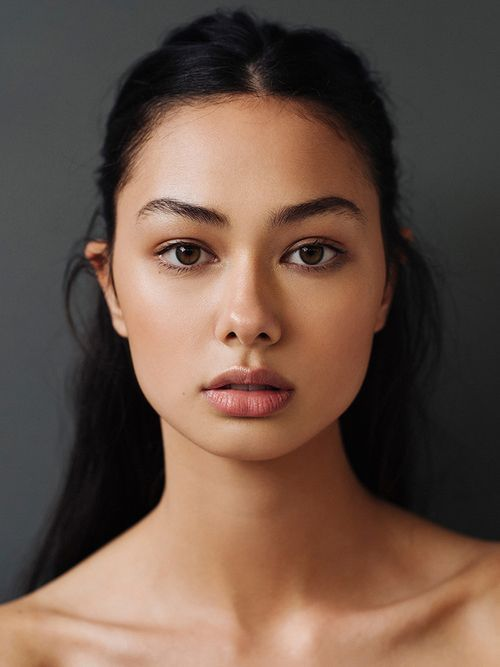
#> input picture sample-test/4.jpg, 500 x 667 px
$ python -i Utilities.py   (imports and definitions only)   (older library calls are emulated)
#> lines starting #> are read from the running program, lines starting #| are printed output that depends on the picture; after the words box and inside, x2 and y2 are one past the last pixel; in counts of white or black regions, pixels touching at a corner belong together
#> further down, picture is the input picture: shape (667, 500, 3); mean B, G, R 70.9, 83.3, 106
import numpy as np
import cv2
import math
import matplotlib.pyplot as plt
from PIL import Image
# multiple cascades:
# https://github.com/Itseez/opencv/tree/master/data/haarcascades

#https://github.com/Itseez/opencv/blob/master/data/haarcascades/haarcascade_frontalface_default.xml
face_cascade = cv2.CascadeClassifier('haarcascade_frontalface_default.xml')
#https://github.com/Itseez/opencv/blob/master/data/haarcascades/haarcascade_eye.xml
eye_cascade = cv2.CascadeClassifier('haarcascade_eye.xml')


def cv_display(img):
    cv2.imshow("img", img)
    cv2.waitKey(0)

def distance_from_cennter(x, y, centerX, centerY):

    return math.sqrt(math.pow(centerX-x,2)+math.pow(centerY-y,2))

# [26 lines left out: functions calculate_pixel_density, ReadVideo, not called in this run]

def extract_face_eye_pupil(img):
    #convert BGR image to gray scale image
    gray_image = cv2.cvtColor(img, cv2.COLOR_BGR2GRAY)
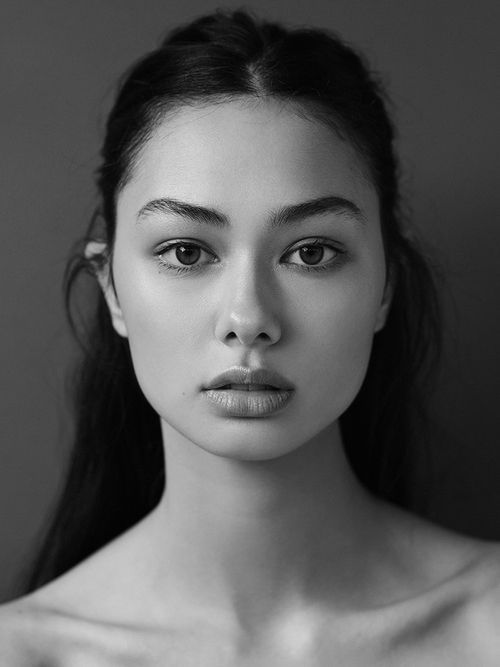
#> gray_image: shape (667, 500); min 0, max 232, mean 88.7

    #get faces location using haarcascade
    faces = face_cascade.detectMultiScale(gray_image, 1.3, 5)
#> faces = [[80, 110, 341, 341]]

    #region
    #print(len(faces))

    for (x,y,w,h) in faces:
        #draw a blue rectangle arround face
        #cv2.circle(img,(x,y), 20, (0, 0, 255), -1)
        #cv2.circle(img,(int(x+w/2),y), 20, (0, 0, 255), -1)
        #cv2.circle(img,(x,int(y+h/2)), 20, (0, 0, 255), -1)

        cv2.rectangle(img,(x,y),(x + w,y + h),(255,0,0),2)
        #---------------------------------------------------------------------
        #slicing (cropping) the face from whole image
        roi_gray = gray_image[y:y + h, x:x + w] #gray to process on
        roi_color = img[y:y + h, x:x + w]       #colored to drow on
        #---------------------------------------------------------------------
        #get eyes location
        eyes = eye_cascade.detectMultiScale(roi_gray)
        #print(len(eyes))
        #print (w, h)
        counter = 0
        face_center = x+(w/2),y+(h/2)
        for (ex,ey,ew,eh) in eyes:
            # [5 lines of commented-out code are left out]
            if(y + ey > int(y+h/2)):
                print("wrong eye detected")
                continue
            if(y+ey+int(eh/2)>int(y+h/2)):
                print("wrong eye detected")
                continue
            if(int(ew+eh)*2<150):
                print("wrong eye detected")
                continue


            #drawing rectangle arround eye
            cv2.rectangle(roi_color,(ex,ey),(ex + ew,ey + eh),(0,255,0),2)
            #slicing (cropping) the eye from face slice
            croped_colored_img = roi_color[ey:ey+eh, ex:ex+ew] #[y: y + h, x: x + w]
            croped_gray_img = roi_gray[ey:ey+eh, ex:ex+ew]
            #cv_display(croped_colored_img)


            #optional 2 algorithms to detect eye pupil , hint by contour algo. is more accurate and faster
            cv2.circle(croped_colored_img,  pupil_by_contour(croped_gray_img), 10, (0, 0, 255), -1)
#> this loop made 1 pass
#> (x, y, w, h, counter, face_center) on pass 1: (80, 110, 341, 341, 0, (250.5, 280.5))
#| wrong eye detected
#| wrong eye detected
#> pass 1, in pupil_by_contour, `gray = image`:
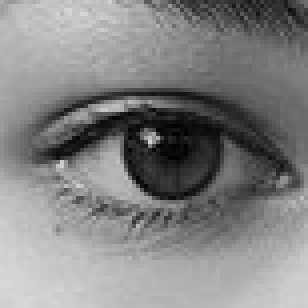
#> gray: shape (77, 77) (shown 4 times larger); min 0, max 218, mean 130.7
#> pass 1, in pupil_by_contour, `retval, thresholded = cv2.threshold(gray, 30, 255, cv2.THRESH_BINARY)`:
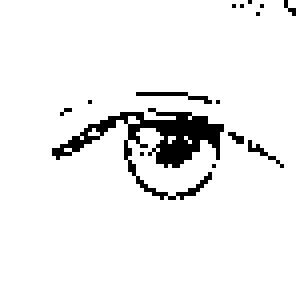
#> thresholded: shape (77, 77) (shown 4 times larger); 94.2% white; 15 black regions (13 under 20 px), largest, box (x1, y1, x2, y2) and area: (13, 27, 56, 50) 286, (34, 23, 53, 26) 20
#> after the loop:
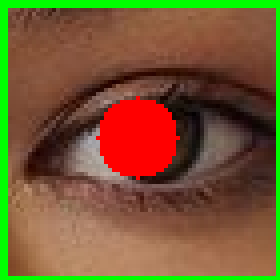
#> croped_colored_img: shape (70, 70, 3) (shown 4 times larger); mean B, G, R 51, 88.6, 118.7
#> after the loop:
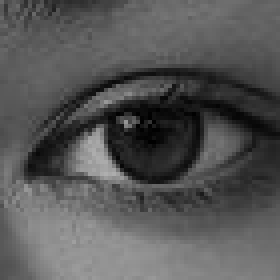
#> croped_gray_img: shape (70, 70) (shown 4 times larger); min 0, max 175, mean 86.1
#> after the loop:
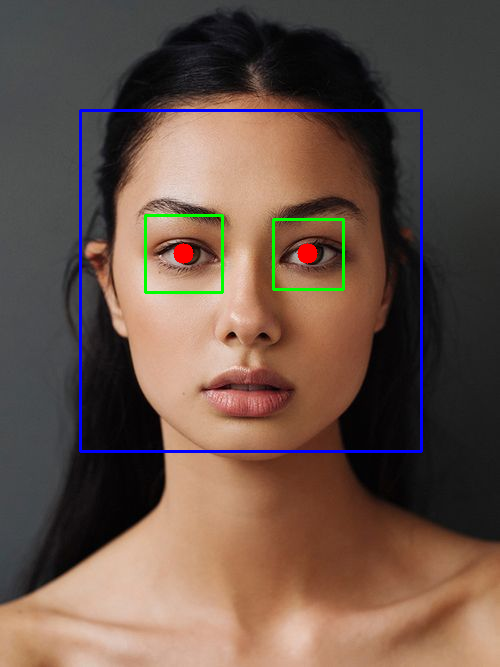
#> img: shape (667, 500, 3); 1.94% of pixels changed, all inside (x1, y1, x2, y2) = (79, 109, 423, 453)
#> after the loop:
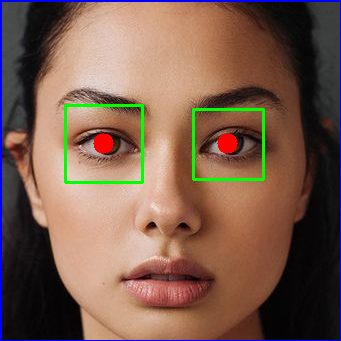
#> roi_color: shape (341, 341, 3); mean B, G, R 78.2, 93.5, 123.1
            #cv2.circle(croped_colored_img,  pupil_by_houghcircle(croped_gray_img, ew, eh), 10, (0, 255, 0), -1)
            #cv_display(croped_gray_img)

    #endregion

    #cv_display(img)

    cv2.destroyAllWindows()
    return img

def pupil_by_contour(image):


    gray = image
    #gray = cv2.cvtColor(image, cv2.COLOR_BGR2GRAY)

    #convert image to binary image (black & white) to get the pupil and other black objects only
    retval, thresholded = cv2.threshold(gray, 30, 255, cv2.THRESH_BINARY)

    #remove any object and let only the most arrounded / circular object
    kernel = cv2.getStructuringElement(cv2.MORPH_RECT, (10, 10))
    closed = cv2.erode(cv2.dilate(thresholded, kernel, iterations=1), kernel, iterations=1)

    #get contours (indvidual object in image "edges")
    _, contours, hierarchy = cv2.findContours(closed, cv2.RETR_LIST, cv2.CHAIN_APPROX_NONE)

    drawing = np.copy(image)

    #if there more than one contour ( the pupil and the frame of the image ) so we need to check the one which its area is smaller so by
    #devide the contour area of pupil over the frame area (bounding box) it should get less than 1 so we pick this contour and reject others if exits
    for contour in contours:
        area = cv2.contourArea(contour)
        bounding_box = cv2.boundingRect(contour)

        extend = area / (bounding_box[2] * bounding_box[3])

        # reject the contours with big extend
        if extend > 7:
            continue

        # calculate countour center and draw a dot there in it's center
        m = cv2.moments(contour)
        if m['m00'] != 0:
            center = (int(m['m10'] / m['m00']), int(m['m01'] / m['m00']))
            return center

# [167 lines left out: functions pupil_by_houghcircle, live_cam, live_facial_detection, special_function_to_get_the_multiply_of_10_frame_numbers, saving_video_with_facial_detection, not called in this run]

>>> import cv2
>>> picture = cv2.imread('sample-test/4.jpg')
>>> result = extract_face_eye_pupil(picture)

$ run again, on sample-test/5.jpg
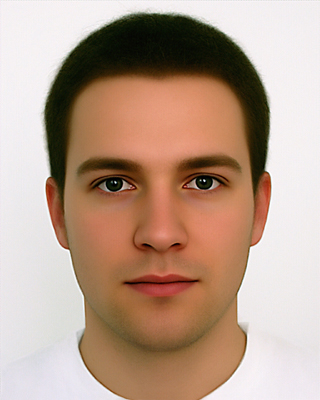
#> input picture sample-test/5.jpg, 320 x 400 px
#> picture is the input picture: shape (400, 320, 3); mean B, G, R 140.9, 158, 184.4
#> faces = [[43, 90, 229, 229]]
#> the loop in extract_face_eye_pupil, `for (x,y,w,h) in faces:` made 1 pass
#> (x, y, w, h, eyes, counter, face_center) on pass 1: (43, 90, 229, 229, [[38, 64, 58, 58], [131, 65, 55, 55], [104, 195, 28, 28]], 0, (157.5, 204.5))
#> (printed output is left out)
#> pass 1, in pupil_by_contour, `retval, thresholded = cv2.threshold(gray, 30, 255, cv2.THRESH_BINARY)`:
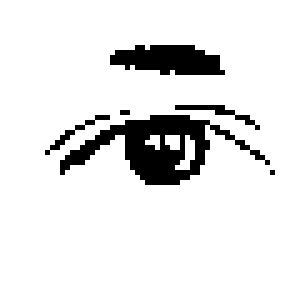
#> thresholded: shape (58, 58) (shown 5 times larger); 89.1% white; 6 black regions (3 under 20 px), largest, box (x1, y1, x2, y2) and area: (12, 23, 54, 37) 225, (22, 9, 45, 15) 103, (35, 21, 52, 26) 20
#> after the loop in extract_face_eye_pupil, `for (x,y,w,h) in faces:`:
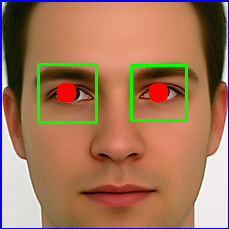
#> roi_color: shape (229, 229, 3); mean B, G, R 90.2, 118.6, 161.9

$ run again, on sample-test/7.jpg
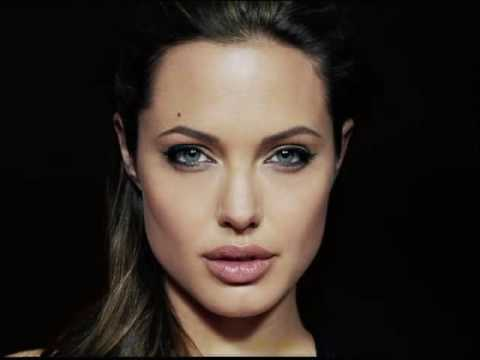
#> input picture sample-test/7.jpg, 480 x 360 px
#> picture is the input picture: shape (360, 480, 3); mean B, G, R 38.5, 44.8, 53.8
#> faces = [[111, 58, 256, 256]]
#> the loop in extract_face_eye_pupil, `for (x,y,w,h) in faces:` made 1 pass
#> (x, y, w, h, eyes, counter, face_center) on pass 1: (111, 58, 256, 256, [[48, 68, 57, 57], [148, 69, 57, 57]], 0, (239, 186))
#> pass 1, in pupil_by_contour, `retval, thresholded = cv2.threshold(gray, 30, 255, cv2.THRESH_BINARY)`:
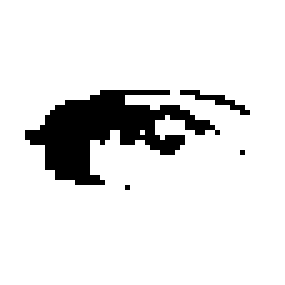
#> thresholded: shape (57, 57) (shown 5 times larger); 89.4% white; 4 black regions (3 under 20 px), largest, box (x1, y1, x2, y2) and area: (5, 18, 44, 37) 324
#> after the loop in extract_face_eye_pupil, `for (x,y,w,h) in faces:`:
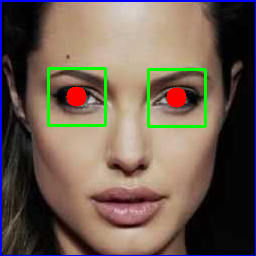
#> roi_color: shape (256, 256, 3); mean B, G, R 81.8, 93.4, 109.5
